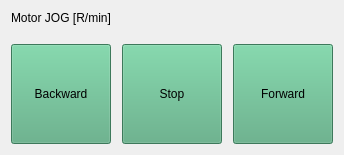
<?xml version="1.0" encoding="UTF-8"?>
<ui version="4.0">
 <class>speedControlWidget</class>
 <widget class="QWidget" name="speedControlWidget">
  <property name="geometry">
   <rect>
    <x>0</x>
    <y>0</y>
    <width>340</width>
    <height>155</height>
   </rect>
  </property>
  <property name="windowTitle">
   <string>Form</string>
  </property>
  <layout class="QVBoxLayout" name="verticalLayout_2">
   <item>
    <layout class="QVBoxLayout" name="verticalLayout">
     <item>
      <widget class="QLabel" name="motorJogLbl">
       <property name="text">
        <string>Motor JOG [R/min]</string>
       </property>
      </widget>
     </item>
     <item>
      <widget class="ctkSliderWidget" name="speedSlider"/>
     </item>
    </layout>
   </item>
   <item>
    <layout class="QHBoxLayout" name="horizontalLayout">
     <item>
      <widget class="QToolButton" name="moveBackwardBtn">
       <property name="minimumSize">
        <size>
         <width>100</width>
         <height>100</height>
        </size>
       </property>
       <property name="maximumSize">
        <size>
         <width>100</width>
         <height>100</height>
        </size>
       </property>
       <property name="styleSheet">
        <string notr="true">background-color: rgb(85, 170, 127);</string>
       </property>
       <property name="text">
        <string>Backward</string>
       </property>
       <property name="iconSize">
        <size>
         <width>64</width>
         <height>64</height>
        </size>
       </property>
       <property name="toolButtonStyle">
        <enum>Qt::ToolButtonTextUnderIcon</enum>
       </property>
      </widget>
     </item>
     <item>
      <spacer name="horizontalSpacer">
       <property name="orientation">
        <enum>Qt::Horizontal</enum>
       </property>
       <property name="sizeType">
        <enum>QSizePolicy::Fixed</enum>
       </property>
       <property name="sizeHint" stdset="0">
        <size>
         <width>5</width>
         <height>20</height>
        </size>
       </property>
      </spacer>
     </item>
     <item>
      <widget class="QToolButton" name="stopBtn">
       <property name="minimumSize">
        <size>
         <width>100</width>
         <height>100</height>
        </size>
       </property>
       <property name="maximumSize">
        <size>
         <width>100</width>
         <height>100</height>
        </size>
       </property>
       <property name="font">
        <font>
         <family>Tahoma</family>
        </font>
       </property>
       <property name="styleSheet">
        <string notr="true">background-color: rgb(85, 170, 127);</string>
       </property>
       <property name="text">
        <string>Stop</string>
       </property>
       <property name="iconSize">
        <size>
         <width>64</width>
         <height>64</height>
        </size>
       </property>
       <property name="toolButtonStyle">
        <enum>Qt::ToolButtonTextUnderIcon</enum>
       </property>
      </widget>
     </item>
     <item>
      <spacer name="horizontalSpacer_2">
       <property name="orientation">
        <enum>Qt::Horizontal</enum>
       </property>
       <property name="sizeType">
        <enum>QSizePolicy::Fixed</enum>
       </property>
       <property name="sizeHint" stdset="0">
        <size>
         <width>5</width>
         <height>20</height>
        </size>
       </property>
      </spacer>
     </item>
     <item>
      <widget class="QToolButton" name="moveForwardBtn">
       <property name="minimumSize">
        <size>
         <width>100</width>
         <height>100</height>
        </size>
       </property>
       <property name="maximumSize">
        <size>
         <width>100</width>
         <height>100</height>
        </size>
       </property>
       <property name="styleSheet">
        <string notr="true">background-color: rgb(85, 170, 127);</string>
       </property>
       <property name="text">
        <string>Forward</string>
       </property>
       <property name="iconSize">
        <size>
         <width>64</width>
         <height>64</height>
        </size>
       </property>
       <property name="toolButtonStyle">
        <enum>Qt::ToolButtonTextUnderIcon</enum>
       </property>
      </widget>
     </item>
    </layout>
   </item>
  </layout>
 </widget>
 <customwidgets>
  <customwidget>
   <class>ctkSliderWidget</class>
   <extends>QWidget</extends>
   <header>ctkSliderWidget.h</header>
  </customwidget>
 </customwidgets>
 <resources/>
 <connections/>
</ui>
